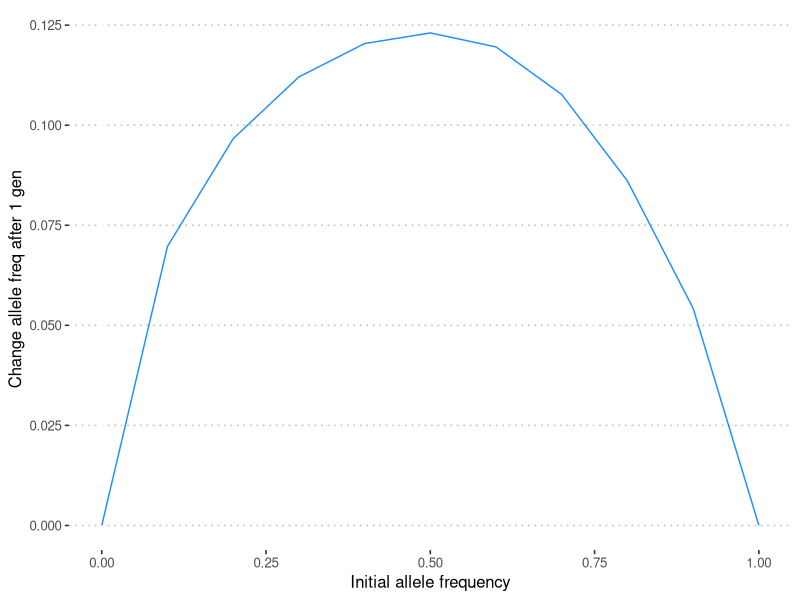
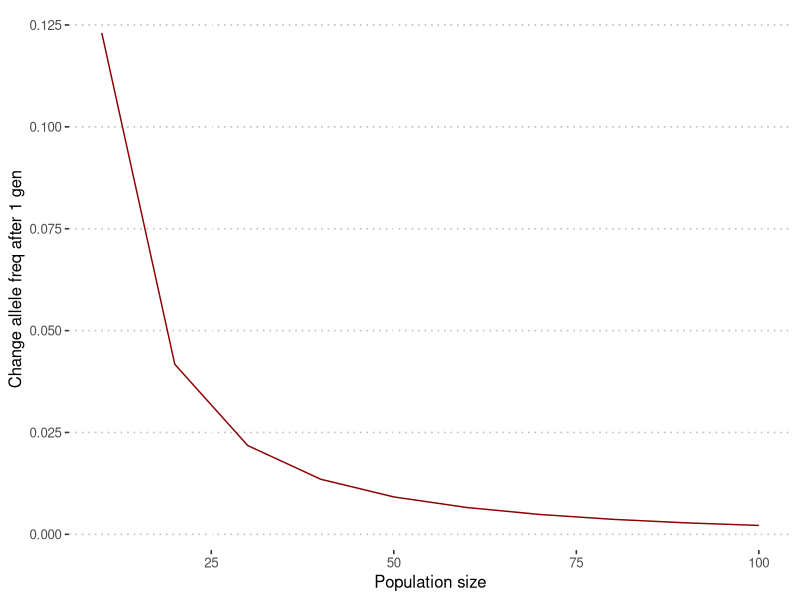
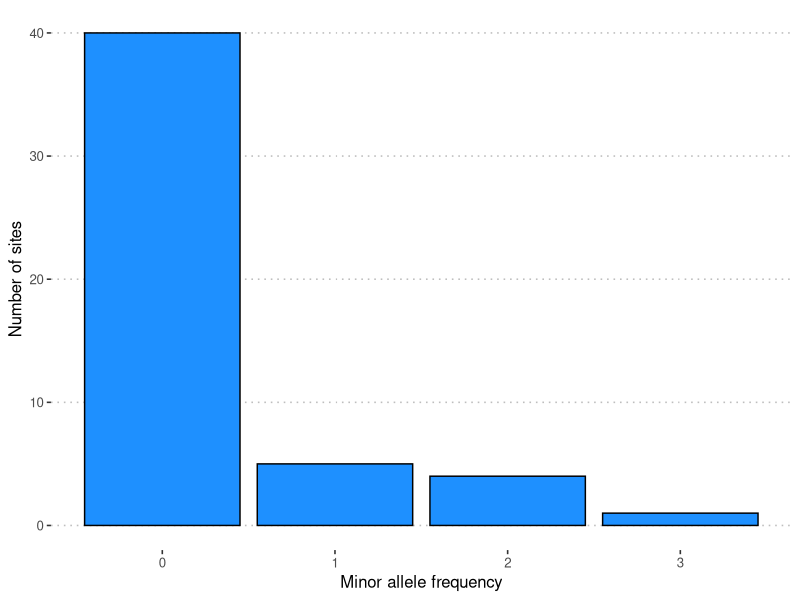
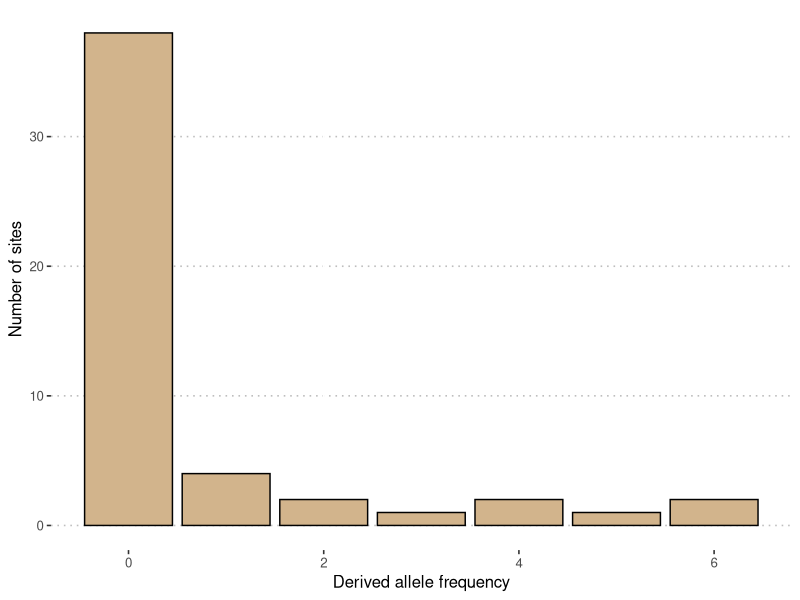

Generate these figures, in order, with R:
## ---- chunk 1
knitr::opts_chunk$set(echo = TRUE)
## ---- chunk 2

expected <- function(init_allele_freq, pop_size, delta_allele_freq){
  
  num_delta_alleles <- pop_size * delta_allele_freq
  num_init_alleles <- pop_size * init_allele_freq
  routes <- num_init_alleles + c(-1*num_delta_alleles, num_delta_alleles)
  routes <- unique(routes[routes >= 0])  # remove negative values since not possible
  sum(mapply(dbinom, routes, pop_size, init_allele_freq))
  
}
## ---- chunk 3
expected_change <- function(init_allele_freq, pop_size){
  
  magnitudes <- seq(0, 1-init_allele_freq, 0.1)
  sum(mapply(expected, init_allele_freq, pop_size, magnitudes) * magnitudes)

}
## ---- chunk 4
library(ggplot2)
library(ggpubr)

df.a <- data.frame(init_allele_freq=seq(0, 1, 0.1), pop_size=10)
df.a$delta_allele_freq <- mapply(expected_change, df.a$init_allele_freq, df.a$pop_size)
ggplot(df.a, aes(x=init_allele_freq, y=delta_allele_freq)) + geom_line(color='dodgerblue') +
      theme_pubclean() + labs(x='Initial allele frequency', y='Change allele freq after 1 gen')
  
## ---- chunk 5
colnames(df.a) <- c('Initial allele frequency', 'Pop size', 'Delta allele freq 1 gen')
knitr::kable(df.a)
## ---- chunk 6
df.b <- data.frame(init_allele_freq=0.5, pop_size=seq(10, 100, 10))
df.b$delta_allele_freq <- mapply(expected_change, df.b$init_allele_freq, df.b$pop_size)
ggplot(df.b, aes(x=pop_size, y=delta_allele_freq)) + geom_line(color='darkred') +
      theme_pubclean() + labs(x='Population size', y='Change allele freq after 1 gen')
## ---- chunk 7
colnames(df.b) <- c('Initial allele frequency', 'Pop size', 'Delta allele freq 1 gen')
knitr::kable(df.b)
## ---- chunk 8

seq.df <- data.frame(
  i1.1=unlist(strsplit('GCTACTTTACCATTCTCAGCGAGACGTAAGATCAGGCCAGATCCACCTCG', '')),
  i1.2=unlist(strsplit('GTTCCTTTAACATTCTCAGCGAGACGTAAGAGCAGGCCAGATCCACCGCC', '')),
  i2.1=unlist(strsplit('GCTCCTTTACCATCCTCAGCGAGACGTAAGATCAGGACAGATCCACCTCG', '')),
  i2.2=unlist(strsplit('GCTACTTTACCATCCTCAGCGACACGTAAGATCAGGCCAGATCCACCTCG', '')),
  i3.1=unlist(strsplit('GCTACTTTACCATCCTCAGCGAGACGTAAGAGCAGGCCAGATCCACCTCC', '')),
  i3.2=unlist(strsplit('GCTACTTTACCATCCTCAGCGAGACGTAGGAGCAGGACAGATCCACCTCG', ''))
)

site_is_segregating <- function(row){
  
  copy1 <- length(unique(unlist(row[seq(1, length(row), 2)]))) == 1
  copy2 <- length(unique(unlist(row[seq(2, length(row), 2)]))) == 1
  if (copy1 & copy2){
    FALSE
  }else{
    TRUE
  }
}

seg_sites <- sum(apply(seq.df, 1, site_is_segregating))

message(paste('Number of segregating sites:', seg_sites))
## ---- chunk 9

pi <- function(seq.df){
  
  comparisons <- combn(1:ncol(seq.df), 2)
  distances <- c()
  for (i in 1:ncol(comparisons)){
    col_a <- comparisons[1, i]
    col_b <- comparisons[2, i]
    num_diffs <- nrow(seq.df) - (sum(seq.df[, col_a] == seq.df[, col_b]))
    distances <- c(distances, num_diffs)
  }

 sum(distances) / ncol(comparisons)
}

pi_genes <- pi(seq.df)
message(paste('Pi =', pi_genes))
## ---- chunk 10
message(paste('Pi per site =', pi_genes / nrow(seq.df)))
message(paste('Number of segregating sites per site:', seg_sites / nrow(seq.df)))
## ---- chunk 11
# number of sites with given minor allele freq, max could be 3 / 6 otherwise
# major allele
# number sites is length of seq

minor_allele_count <- function(row){
  
  # get number of unique alleles need to determine what major / minor allele is
  # if 1 then only 1 allele so minor allele = 09
  row.ul <- as.vector(unlist(row))
  unq.alleles <- unique(row.ul)
  if (length(unq.alleles) == 1){
    0
  }else{
    # should be length 2 if not 1
    allele.a.count <- sum(row.ul == unq.alleles[1])
    allele.b.count <- sum(row.ul == unq.alleles[2])
    # minor allele freq will be the min of these values
    min(allele.a.count, allele.b.count)
  }
}

## ---- chunk 12
seq.df.minor <- seq.df
seq.df.minor$minor <- apply(seq.df, 1, minor_allele_count)

ggplot(seq.df.minor, aes(x=minor)) + geom_bar(fill='dodgerblue', color='black') + 
  theme_pubclean() + labs(x='Minor allele frequency', y='Number of sites')

## ---- chunk 13
# add ancestral seq to df
ancestoral <- 'GCTCCTTTACCATCCTCAGGGACACGTAAGAGCAGGCCAGACCCACCTCC'
seq.df.anc <- seq.df
seq.df.anc$ancestor <- unlist(strsplit(ancestoral, ''))
## ---- chunk 14
derived_allele_freq <- function(row){
  
  # assume ancestral allele is last value
  row.ul <- as.vector(unlist(row))
  ansestoral <- row[length(row)]
  sum(row[1:length(row)-1] != ansestoral)
  
}
## ---- chunk 15

derived <- apply(seq.df.anc, 1, derived_allele_freq)
ggplot(as.data.frame(derived), aes(x=derived))  + geom_bar(fill='tan', color='black') + 
  theme_pubclean() + labs(x='Derived allele frequency', y='Number of sites')
## ---- chunk 16
co.df <- data.frame(gene_copies=2:50)
# E(time to co event ) = 2n / number of gene copies
first_co_event <- function(row){
  
  row.ul <- as.vector(unlist(row))
  2 / row.ul[1]
  
}

co.df$first_co_event <- apply(co.df, 1, first_co_event)

